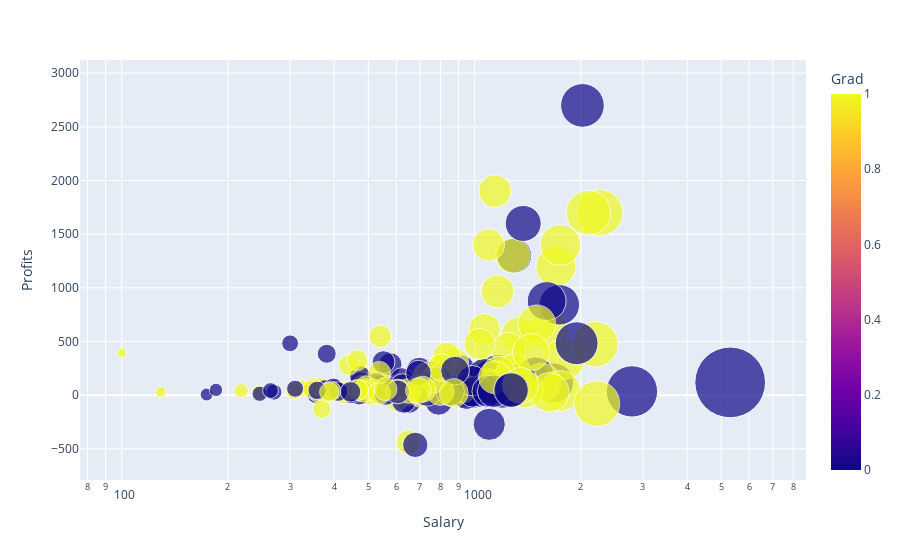

This figure's notebook cell:
### Code cell
fig = px.scatter(salary_data, x = 'Salary', y = 'Profits', color = 'Grad', size = 'Salary', hover_name="Grad", log_x=True, size_max=50)
fig.show()

### Figure 1 — Plotly figure (JSON) as saved in the notebook; plotly's stock layout.template omitted (floating-point values rounded to 4 significant figures; data arrays with more than 128 entries replaced by an {"elided": "..."} marker saying what was removed)
{"data": [{"hovertemplate": "<b>%{hovertext}</b><br><br>Salary=%{marker.size}<br>Profits=%{y}<br>Grad=%{marker.color}<extra></extra>", "hovertext": {"elided": "177 int values"}, "legendgroup": "", "marker": {"color": {"elided": "177 int values"}, "coloraxis": "coloraxis", "size": {"elided": "177 int values"}, "sizemode": "area", "sizeref": 2.12, "symbol": "circle"}, "mode": "markers", "name": "", "orientation": "v", "showlegend": false, "type": "scatter", "x": {"elided": "177 int values"}, "xaxis": "x", "y": {"elided": "177 int values"}, "yaxis": "y"}], "layout": {"coloraxis": {"colorbar": {"title": {"text": "Grad"}}, "colorscale": [[0, "#0d0887"], [0.1111, "#46039f"], [0.2222, "#7201a8"], [0.3333, "#9c179e"], [0.4444, "#bd3786"], [0.5556, "#d8576b"], [0.6667, "#ed7953"], [0.7778, "#fb9f3a"], [0.8889, "#fdca26"], [1, "#f0f921"]]}, "legend": {"itemsizing": "constant", "tracegroupgap": 0}, "margin": {"t": 60}, "xaxis": {"anchor": "y", "domain": [0, 1], "title": {"text": "Salary"}, "type": "log"}, "yaxis": {"anchor": "x", "domain": [0, 1], "title": {"text": "Profits"}}}}
